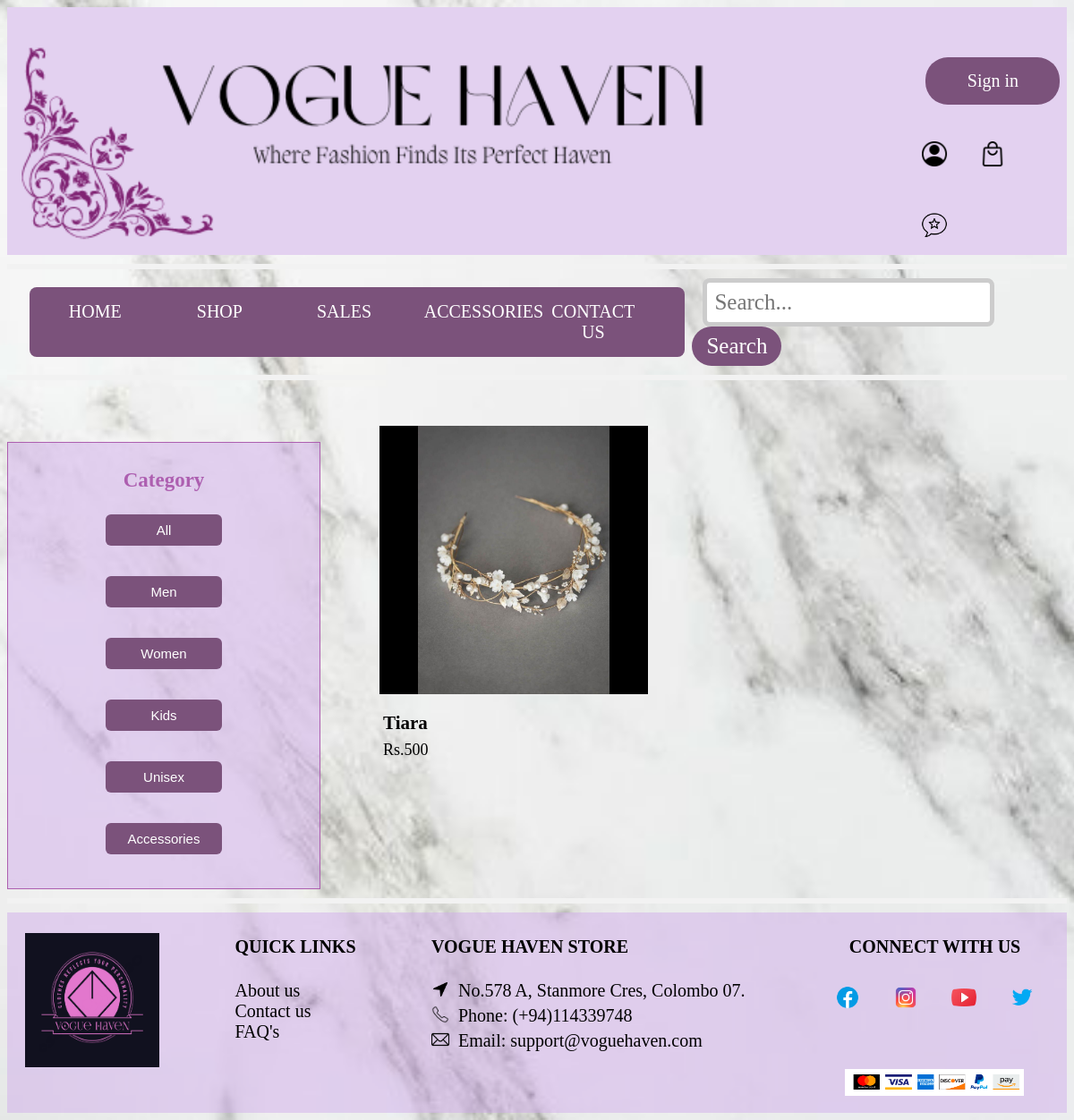
Screenshot of /accessories.php with the database file from the repository.
### tables this page shows
CREATE TABLE `item` (
  `Item_id` varchar(5) NOT NULL,
  `Item_name` varchar(50) NOT NULL,
  `Category` varchar(50) NOT NULL,
  `Price` float NOT NULL,
  `Quantity` int(5) NOT NULL,
  `Description` varchar(500) NOT NULL,
  `Image` varchar(1000) NOT NULL
);

### accessories.php (the view, shortened to what this page needs)
<?php
include 'config.php'
?>
<!DOCTYPE html>
<html lang="en-US">
<head>
	<link rel="stylesheet" href="styles/styles.css"></link>
	<link rel="stylesheet" href="styles/Shop1.css"></link>
</head>
<?php
    include_once 'header.php';
?>
	<div class = "content">
	<table class = "table">
	<tr>
		<th>Category</th>
	</tr>
	<tr>
		<td><a href = "shop.php"><button>All</button></a></td>
	</tr>
	<tr>
		<td><a href = "Men.php"><button>Men</button></a></td>
	</tr>
	<tr>
		<td><a href = "women.php"><button>Women</button></a></td>
	</tr>
	<tr>
		<td><a href = "kids.php"><button>Kids</button></a></td>
	</tr>
	<tr>
		<td><a href = "unisex.php"><button>Unisex</button></a></td>
	</tr>
	<tr>
		<td><a href = "accessories.php"><button>Accessories</button></a></td>
	</tr>
	</table>
	<?php
	$sql = "SELECT * from item WHERE Category = 'Accessories';";
	$result = mysqli_query($conn, $sql);
	if ($result) {
		echo "<ol class = \"list\">";
		while ($row = mysqli_fetch_assoc($result)) {
			$id = $row['Item_id'];
			$name = $row['Item_name'];
			$image = $row['Image'];
			$price = $row['Price'];
	?>
			<li><a href="item_details.php?id=<?php echo $id; ?>">
				<div class="item">
					<img src="upload/<?php echo $image; ?>" class = "image" alt="Item" width = "250px">
					</a>
					<div class="item-details">
						<h3><?php echo $name; ?></h3>
						<p> Rs.<?php echo $price; ?></p>
					</div>
				</div>
	<?php
		}
	}
	?>
	<?php
		include_once 'footer.php';
	?>

### styles/styles.css (style rules this page uses)
body { background-image : url("../images/background.jpg") ; background-size : cover; font-family: Garamond; font-size: 20px; }

### styles/Shop1.css (style rules this page uses)
body { background-image: url("../images/background.jpg"); background-size: cover; }
.content { display: flex; }
.table { width: 350px; height:500px; border: 1px solid; margin-left:0%; margin-top:5%; color: #AD5FB0; background-color:rgba(209, 173, 236, 0.5); padding:20px 30px; }
.table th { font-size: 23px; }
.table td { text-align:center; }
.table button { width: 130px; height:35px; background-color: #7b527b; border: none; border-radius: 6px; color: white; padding: 7px 20px; text-align: center; text-decoration: none; display: inline-block; font-size: 15px; margin: 5px; }
.list { list-style-type: none; }
ol li { float:left; width:350px; }
.image { border: 1px solid #efefef; width:85.6%; margin-top:20px; margin-left:25px; background:#efefef; }
.item-details { font-size: 18px; font-weight: normal; margin-left:30px; padding: 0px; line-height: 0.5; }

### rows the page displays
item: Image (picture), Item_name "Tiara", Price "500"
